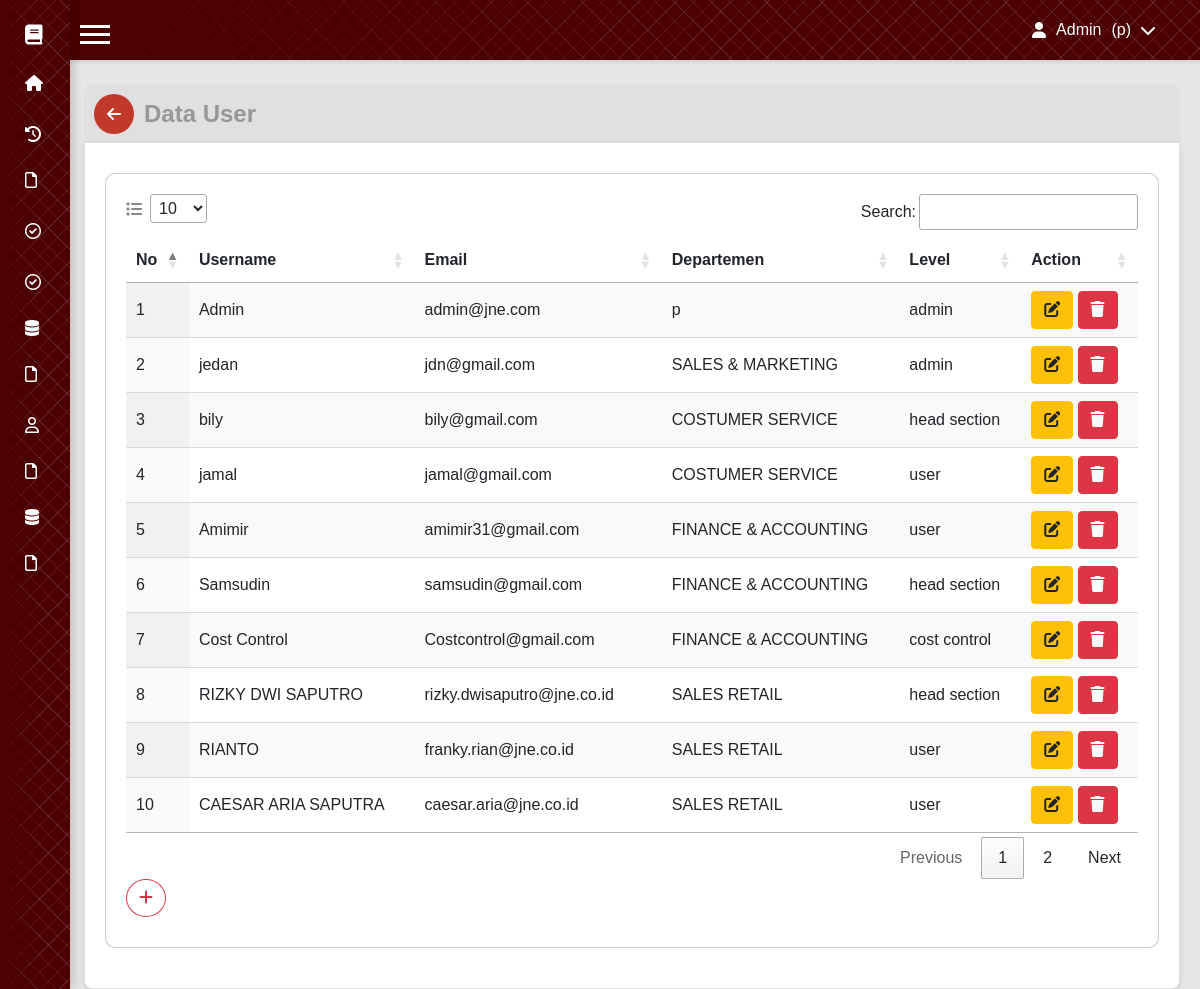
The app's page /datauser.php (signed in) with its own data.
### tables this page shows
CREATE TABLE `users` (
  `id` int(11) NOT NULL,
  `username` varchar(20) NOT NULL,
  `nik` varchar(50) NOT NULL,
  `email` varchar(255) NOT NULL,
  `password` varchar(255) NOT NULL,
  `dept` varchar(255) DEFAULT NULL,
  `level` enum('admin','user','head section','cost control') NOT NULL
);

### includes/PROdatauser.php (called while the page is built, shortened)
<?php
include 'config.php';
$sql = "SELECT id, username, email, password, dept, level FROM users";
$result = $config->query($sql);
?>

### datauser.php (the view, shortened to what this page needs)
<?php include 'includes/PROdatauser.php'; ?>
<?php include 'navbar.php'; ?>
<!DOCTYPE html>
<html lang="en">
<head>
    <link href="https://maxcdn.bootstrapcdn.com/bootstrap/4.5.2/css/bootstrap.min.css" rel="stylesheet">
    <link href="https://cdn.datatables.net/1.13.1/css/jquery.dataTables.css" rel="stylesheet">
    <link href="https://cdn.datatables.net/rowreorder/1.3.2/css/rowReorder.dataTables.css" rel="stylesheet">
    <link href="https://cdn.datatables.net/responsive/2.4.1/css/responsive.dataTables.css" rel="stylesheet">
    <link href="assets/css/fuser/fuser.css" rel="stylesheet" />
    <link rel="stylesheet" href="https://cdnjs.cloudflare.com/ajax/libs/font-awesome/6.0.0-beta3/css/all.min.css">
</head>
<body id="body">
<div class="header">
        <a href="home.php" class="back-button">
            <i class="fas fa-arrow-left"></i>
        </a>
        <h1 class="title-form">Data User</h1>
    </div>
    <div class="card">
        <div class="card2">
            <div class="table-container">
                <table id="myTable" class="display nowrap" style="width:100%">
                    <thead>
                        <tr>
                            <th>No</th>
                            <th>Username</th>
                            <th>Email</th>
                            <th>Departemen</th>
                            <th>Level</th>
                            <th>Action</th>
                        </tr>
                    </thead>
                    <tbody>
                        <?php
                        if ($result->num_rows > 0) {
                            $no = 1;
                            while ($row = $result->fetch_assoc()) {
                                echo "<tr>";
                                echo "<td>" . $no++ . "</td>";
                                echo "<td>" . htmlspecialchars($row['username']) . "</td>";
                                echo "<td>" . htmlspecialchars($row['email']) . "</td>";
                                echo "<td>" . htmlspecialchars($row['dept']) . "</td>";
                                echo "<td>" . htmlspecialchars($row['level']) . "</td>";
                                echo "<td>
                                    <a href='formedituser.php?id=" . htmlspecialchars($row['id']) . "' class='btn btn-warning'>
                                        <i class='fa-solid fa-pen-to-square'></i>
                                    </a>
                                    <button class='btn btn-danger delete-btn' data-id='" . htmlspecialchars($row['id']) . "'>
                                        <i class='fas fa-trash'></i>
                                    </button>
                                </td>";
                                echo "</tr>";
                            }
                        } else {
                            echo "<tr><td colspan='5'>No users found</td></tr>";
                        }
                        ?>
                    </tbody>
                </table>
                <a href="formuser.php" style="margin-bottom: 10px;" class="btn btn-outline-danger rounded-circle">
                    <i class="fas fa-plus"></i>
                </a>
            </div>
        </div>
    </div>
</body>
</html>

### navbar.php (shortened to what this page needs)
<!DOCTYPE html>
<html lang="en">
<head>
    <link href="assets/css/styles.css" rel="stylesheet" />
    <link href="https://cdn.jsdelivr.net/npm/bootstrap@5.3.0/dist/css/bootstrap.min.css" rel="stylesheet" />
    <link rel="stylesheet" href="https://cdnjs.cloudflare.com/ajax/libs/font-awesome/6.0.0-beta3/css/all.min.css" />
</head>
<body>
    <div class="sidebar">
        <div class="brand">
        <i class="fa-solid fa-book"></i>
        </div>
        <a href="home.php"><i class="fas fa-home"></i><span class="text">Home</span></a>
        <?php if ($_SESSION['level'] == 'admin' || $_SESSION['level'] == 'user'): ?>
            <div>
                <a href="historyU.php"><i class="fa-solid fa-clock-rotate-left"></i><span class="text">History</span></a>
                <a href="form.php"><i class="fa-regular fa-file"></i><span class="text">Form</span></a>
            </div>
        <?php endif; ?>
        <?php if ($_SESSION['level'] == 'admin' || $_SESSION['level'] == 'head section' || $_SESSION['level'] == 'head section tol'): ?>
            <div>
                <a href="approvalSH.php"><i class="fa-regular fa-circle-check"></i><span class="text">Approval</span></a>
            </div>
        <?php endif; ?>
        <?php if ($_SESSION['level'] == 'admin' || $_SESSION['level'] == 'cost control'): ?>
            <div>
                <a href="approvalCC.php"><i class="fa-regular fa-circle-check"></i><span class="text">Approval</span></a>
                <a href="dataCOA.php"><i class="fa-solid fa-database"></i><span class="text">Data COA</span></a>
                <a href="fDCOA.php"><i class="fa-regular fa-file"></i><span class="text">Form COA</span></a>
            </div>
        <?php endif; ?>
        <?php if ($_SESSION['level'] == 'admin'): ?>
            <div>
                <a href="datauser.php"><i class="fa-regular fa-user"></i><span class="text">Data User</span></a>
                <a href="formuser.php"><i class="fa-regular fa-file"></i><span class="text">Form User</span></a>
                <a href="dataVendor.php"><i class="fa-solid fa-database"></i><span class="text">Data Vendor</span></a>
                <a href="fvendor.php"><i class="fa-regular fa-file"></i><span class="text">Form Vendor</span></a>
            </div>
        <?php endif; ?>
    </div>
    <div class="content">
        <div class="topbar">
            <div class="topbar-right">
                <div class="dropdown">
                    <button type="button" class="btndrop" id="dropdownMenuButton">
                        <i class="fas fa-user"></i> <span><?= htmlspecialchars($_SESSION['username']); ?></span><span>(<?= htmlspecialchars($_SESSION['dept']); ?>)</span>
                        <i class="fas fa-chevron-down" id="dropdownArrow"></i>
                    </button>
                </div>
            </div>
        </div>
        <div class="hamburger">
            <div class="bar"></div>
            <div class="bar"></div>
            <div class="bar"></div>
        </div>
</body>
</html>

### assets/css/styles.css (style rules this page uses)
body { display: flex; font-family: "Segoe UI", Tahoma, Geneva, Verdana, sans-serif; margin: 0; overflow-x: hidden; }
.sidebar { position: fixed; left: 0; top: 0; width: 70px; height: 100%; background-image: linear-gradient(90deg, rgb(75,1,1) 0%,transparent 59%),repeating-linear-gradient(45deg, rgba(255,255,255, 0.1) 0px, rgba(255,255,255, 0.1) 1px,transparent 1px, transparent 13px),repeating-linear-gradient(135deg, rgba(255,255,255, 0.1) 0px, rgba(255,255,255, 0.1) 1px,transparent 1px, transparent 13px),linear-gradient(90deg, rgb(75,1,1),rgb(75,1,1)); transition: width 0.3s ease-in-out; padding-top: 0; box-shadow: 2px 0 10px rgba(0, 0, 0, 0.2); z-index: 1000; display: flex; flex-direction: column; justify-content: flex-start; }
.sidebar .brand { margin-left: 10px; margin-top: 10px; display: flex; align-items: center; padding: 15px; color: #ffffff; font-size: 20px; transition: opacity 0.3s ease; font-weight: 700; }
.sidebar .brand i { margin-right: 10px; }
.sidebar a { margin-left: 10px; display: flex; align-items: center; padding: 15px; color: #ffffff; text-decoration: none; font-size: 16px; transition: background-color 0.3s ease; font-weight: 600; }
.sidebar i { margin-right: 0; transition: margin-right 0.3s ease; }
.sidebar .user-header+a, .sidebar .admin-header+a { margin-top: 5px; }
.content { flex: 1; padding: 0; transition: margin-left 0.3s ease-in-out; display: flex; flex-direction: column; height: 100vh; }
.hamburger { position: fixed; top: 20px; left: 80px; font-size: 30px; cursor: pointer; z-index: 1100; color: #ffffff; transition: color 0.3s ease, transform 0.3s ease, left 0.3s ease-in-out; }
.hamburger .bar { display: block; width: 30px; height: 3px; background-color: #ffffff; margin: 5px auto; transition: all 0.3s ease-in-out; }
.topbar { position: fixed; top: 0; left: 70px; right: 0; height: 60px; background-image: linear-gradient(90deg, rgb(75,1,1) 0%,transparent 59%),repeating-linear-gradient(45deg, rgba(255,255,255, 0.1) 0px, rgba(255,255,255, 0.1) 1px,transparent 1px, transparent 13px),repeating-linear-gradient(135deg, rgba(255,255,255, 0.1) 0px, rgba(255,255,255, 0.1) 1px,transparent 1px, transparent 13px),linear-gradient(90deg, rgb(75,1,1),rgb(75,1,1)); box-shadow: 0 2px 4px rgba(0, 0, 0, 0.1); z-index: 900; display: flex; align-items: center; padding: 0 20px; justify-content: flex-end; }
.btndrop { background: transparent; color: white; border: none; padding: 10px 15px; font-size: 16px; cursor: pointer; display: flex; align-items: center; }
.btndrop i { margin-right: 5px; }

### assets/css/fuser/fuser.css (style rules this page uses)
* { box-sizing: border-box; }
body { font-family: Arial, sans-serif; margin: 0; padding: 20px; background-color: #e6e6e6; }
.header { display: flex; max-width: 100%; align-items: center; background-color: #e0e0e0; padding: 10px; border-radius: 8px 8px 0 0; margin-bottom: -1px; margin-top: 4rem; margin-left: 4rem; }
.back-button { background-color: #c0392b; border: none; border-radius: 50%; color: white; width: 40px; height: 40px; display: flex; align-items: center; justify-content: center; margin-right: 10px; cursor: pointer; transition: background-color 0.3s; }
.title-form { font-weight: 600; }
h1 { font-size: 24px; margin: 0; color: #6f6f6fa5; }
.card { max-width: 100%; padding: 20px; border-radius: 0 0 8px 8px; box-shadow: 0 2px 5px rgba(0, 0, 0, 0.1); overflow: hidden; border: 1px solid #e0e0e0; margin-top: -1px; margin-left: 4rem; overflow: visible; }
.card2 { margin-top: 10px; border: 1px solid rgba(128, 128, 128, 0.5); padding: 20px; margin-bottom: 20px; background-color: white; border: 1px solid #9f9f9f89; border-radius: 10px; width: calc(100% - 0px); transition: box-shadow 0.3s ease, width 0.3s ease; }

### navbar.php (style rules this page uses)
.btndrop { background: transparent; color: white; border: none; padding: 10px 15px; font-size: 16px; cursor: pointer; display: flex; align-items: center; }
.btndrop i { margin-right: 10px; }
.btndrop span { margin-right: 10px; }

### records on screen
users: username "Admin", email "admin@jne.com", dept "p", level "admin"
users: username "jedan", email "jdn@gmail.com", dept "SALES & MARKETING", level "admin"
users: username "bily", email "bily@gmail.com", dept "COSTUMER SERVICE", level "head section"
users: username "jamal", email "jamal@gmail.com", dept "COSTUMER SERVICE", level "user"
users: username "Amimir", email "amimir31@gmail.com", dept "FINANCE & ACCOUNTING", level "user"
users: username "Samsudin", email "samsudin@gmail.com", dept "FINANCE & ACCOUNTING", level "head section"
users: username "Cost Control", email "Costcontrol@gmail.com", dept "FINANCE & ACCOUNTING", level "cost control"
users: username "RIZKY DWI SAPUTRO", email "rizky.dwisaputro@jne.co.id", dept "SALES RETAIL", level "head section"
users: username "RIANTO", email "franky.rian@jne.co.id", dept "SALES RETAIL", level "user"
users: username "CAESAR ARIA SAPUTRA", email "caesar.aria@jne.co.id", dept "SALES RETAIL", level "user"

### other values on screen
$_SESSION['username'] "Admin"
$_SESSION['dept'] "p"
